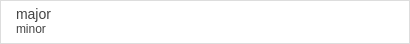
<?xml version="1.0" encoding="UTF-8"?>
<ui version="4.0">
 <class>ResultsHistoryItemWidget</class>
 <widget class="QWidget" name="ResultsHistoryItemWidget">
  <property name="geometry">
   <rect>
    <x>0</x>
    <y>0</y>
    <width>410</width>
    <height>44</height>
   </rect>
  </property>
  <property name="minimumSize">
   <size>
    <width>0</width>
    <height>44</height>
   </size>
  </property>
  <property name="maximumSize">
   <size>
    <width>16777215</width>
    <height>44</height>
   </size>
  </property>
  <property name="windowTitle">
   <string>Form</string>
  </property>
  <property name="styleSheet">
   <string notr="true">QWidget#mainWidget
{
	background-color: #fff;
	border: 1px solid #ddd;
}
QLabel
{
	font-size: 16px;
	color: #444;
}

QLabel#arrowLabel
{
	border-image: url(:/arrow.png) 0 0 0 0 stretch stretch;
}

QLabel#majorLabel
{
	font-size: 14px;
}

QLabel#minorLabel
{
	font-size: 12px;
}</string>
  </property>
  <property name="selectColor" stdset="0">
   <string>#f5fcee</string>
  </property>
  <property name="unselectColor" stdset="0">
   <string>#fff</string>
  </property>
  <layout class="QHBoxLayout" name="horizontalLayout">
   <property name="spacing">
    <number>0</number>
   </property>
   <property name="leftMargin">
    <number>0</number>
   </property>
   <property name="topMargin">
    <number>0</number>
   </property>
   <property name="rightMargin">
    <number>0</number>
   </property>
   <property name="bottomMargin">
    <number>0</number>
   </property>
   <item>
    <widget class="QWidget" name="mainWidget" native="true">
     <layout class="QHBoxLayout" name="horizontalLayout_5" stretch="0">
      <property name="spacing">
       <number>0</number>
      </property>
      <property name="leftMargin">
       <number>0</number>
      </property>
      <property name="topMargin">
       <number>0</number>
      </property>
      <property name="rightMargin">
       <number>1</number>
      </property>
      <property name="bottomMargin">
       <number>1</number>
      </property>
      <item>
       <widget class="QWidget" name="containerWidget" native="true">
        <layout class="QHBoxLayout" name="horizontalLayout_3">
         <property name="spacing">
          <number>0</number>
         </property>
         <property name="leftMargin">
          <number>0</number>
         </property>
         <property name="topMargin">
          <number>0</number>
         </property>
         <property name="rightMargin">
          <number>5</number>
         </property>
         <property name="bottomMargin">
          <number>0</number>
         </property>
         <item>
          <layout class="QVBoxLayout" name="verticalLayout">
           <property name="spacing">
            <number>0</number>
           </property>
           <property name="leftMargin">
            <number>16</number>
           </property>
           <item>
            <widget class="QLabel" name="majorLabel">
             <property name="text">
              <string>major</string>
             </property>
             <property name="alignment">
              <set>Qt::AlignBottom|Qt::AlignLeading|Qt::AlignLeft</set>
             </property>
             <property name="wordWrap">
              <bool>true</bool>
             </property>
            </widget>
           </item>
           <item>
            <widget class="QLabel" name="minorLabel">
             <property name="text">
              <string>minor</string>
             </property>
             <property name="alignment">
              <set>Qt::AlignLeading|Qt::AlignLeft|Qt::AlignTop</set>
             </property>
             <property name="wordWrap">
              <bool>true</bool>
             </property>
            </widget>
           </item>
          </layout>
         </item>
         <item>
          <widget class="QLabel" name="arrowLabel">
           <property name="minimumSize">
            <size>
             <width>22</width>
             <height>22</height>
            </size>
           </property>
           <property name="maximumSize">
            <size>
             <width>22</width>
             <height>22</height>
            </size>
           </property>
           <property name="text">
            <string/>
           </property>
          </widget>
         </item>
        </layout>
       </widget>
      </item>
     </layout>
    </widget>
   </item>
  </layout>
 </widget>
 <resources>
  <include location="resources.qrc"/>
 </resources>
 <connections/>
</ui>
